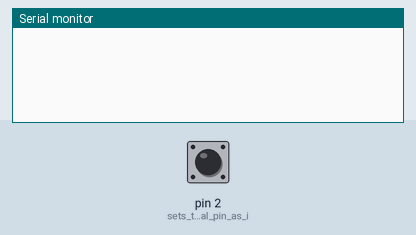
Bench run of a sketch on a simulated Arduino Uno, built with avr-gcc and run on an emulated ATmega328P. Parts: the last lines printed to the serial monitor. The inputs (shaded band) are chosen by the test bench; at power-on: pin 2 (sets_the_digital_pin_as_i) HIGH.

Above: at 1.2 s.
1.3 s: pin 2 (sets_the_digital_pin_as_i) pulled LOW for 1 s
At 3.9 s:
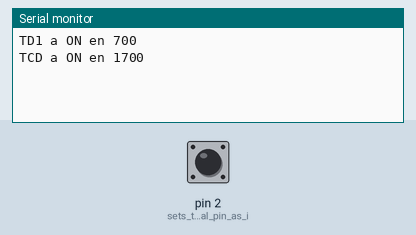
4.5 s: pin 2 (sets_the_digital_pin_as_i) pulled LOW for 3.2 s
At 7.4 s:
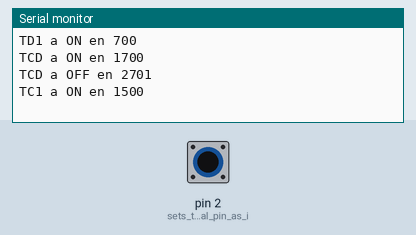
9.2 s: pin 2 (sets_the_digital_pin_as_i) pulled LOW for 0.15 s
At 10.4 s:
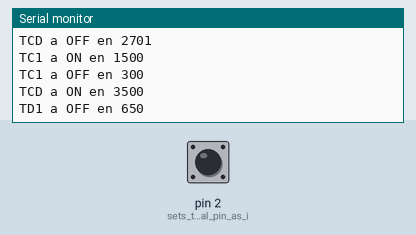

Measured:
- after the input at 1.3 s, the serial monitor: prints a new line after 0.70 s (image 1)
- after the input at 4.5 s, the serial monitor: prints a new line after 0.50 s (image 2)
- after the input at 9.2 s, the serial monitor: prints a new line after 0.80 s (image 3)

The sketch:

Example1.ino
```cpp
// THIS EXAMPLE SHOWS HOW TO "FILTER" A DIGITAL INPUT, NOT CONSIDERING IT HIGH
// UNTIL IT HAS BEEN HIGH FOR 200 CYCLES. THIS CAN BE VERY USEFULL TO DISCARD
// JITTER OR NOISE IN THE INPUTS.

#include <PLCTimer.h>

PLCTimer TC1(TEMP_CON);
PLCTimer TC2(TEMP_CON);
PLCTimer TD1(TEMP_DESCON);
PLCTimer TCD1(TEMP_CON_DESCON);

void setup()
{
  Serial.begin(9600);
   TC1.Delay  = 2;
   TC2.Delay  = 5;
   TD1.Delay  = 3;
   TCD1.Delay  = 5;

  pinMode(2, INPUT);       // sets the digital pin as input
  digitalWrite(2, HIGH);   // turn on pullup resistors

   cli();//stop interrupts
  // TIMER 1 CONFIGURATION FOR INTERRUPTING EACH SECOND (1Hz)
  //set timer1 interrupt at 1Hz
  TCCR1A = 0;// set entire TCCR1A register to 0
  TCCR1B = 0;// same for TCCR1B
  TCNT1  = 0;//initialize counter value to 0
  // set compare match register for 1hz increments
  OCR1A = 15624;// = (16*10^6) / (1*1024) - 1 (must be <65536)
  // turn on CTC mode
  TCCR1B |= (1 << WGM12);
  // Set CS10 and CS12 bits for 1024 prescaler
  TCCR1B |= (1 << CS12) | (1 << CS10);
  sei();//allow interrupts

  enable_T1_interrupt();
}

void enable_T1_interrupt()
{
  // enable timer compare interrupt
  TIMSK1 |= (1 << OCIE1A);
}
void disable_T1_interrupt()
{
  // disables timer compare interrupt
  TIMSK1 &= (0 << OCIE1A);
}

ISR(TIMER1_COMPA_vect)    // interrupcion del timer 1
{
  TC1.Execute();
  TC2.Execute();
  TCD1.Execute();
  TD1.Execute();
}


void loop()
{
  static boolean TC1_ant  = false;
  static boolean TC2_ant  = false;
  static boolean TCD1_ant  = false;
  static boolean TD1_ant  = false;
  static boolean in_ant = true;
  static unsigned long mseg_act, mseg_des;

  TC1.In     = (digitalRead(2)==LOW);
  TC2.In     = (digitalRead(2)==LOW);
  TD1.In     = (digitalRead(2)==LOW);
  TCD1.In     = (digitalRead(2)==LOW);

  if ((digitalRead(2)==LOW) && (in_ant))
  {
    mseg_act  = millis();
  }
  if ((digitalRead(2)==HIGH) && (!in_ant))
  {
    mseg_des  = millis();
  }
  in_ant  = digitalRead(2);

  if ((TC1.OUT)&&(!TC1_ant))
  {
     Serial.print("TC1 a ON en ");
     Serial.print(millis()-mseg_act);
     Serial.println();
  }
  if ((!TC1.OUT)&&(TC1_ant))
  {
     Serial.print("TC1 a OFF en ");
     Serial.print(millis()-mseg_des);
     Serial.println();
  }

  if ((TC2.OUT)&&(!TC2_ant))
  {
     Serial.print("TC2 a ON en ");
     Serial.print(millis()-mseg_act);
     Serial.println();
  }
  if ((!TC2.OUT)&&(TC2_ant))
  {
     Serial.print("TC2 a OFF en ");
     Serial.print(millis()-mseg_des);
     Serial.println();
  }

  if ((TCD1.OUT)&&(TCD1.OUT!=TCD1_ant))
  {
     Serial.print("TCD a ON en ");
     Serial.print(millis()-mseg_act);
     Serial.println();
  }
  if ((!TCD1.OUT)&&(TCD1.OUT!=TCD1_ant))
  {
     Serial.print("TCD a OFF en ");
     Serial.print(millis()-mseg_des);
     Serial.println();
  }

  if ((TD1.OUT)&&(!TD1_ant))
  {
     Serial.print("TD1 a ON en ");
     Serial.print(millis()-mseg_act);
     Serial.println();
  }
  if ((!TD1.OUT)&&(TD1_ant))
  {
     Serial.print("TD1 a OFF en ");
     Serial.print(millis()-mseg_des);
     Serial.println();
  }

  TC1_ant  = TC1.OUT;
  TC2_ant  = TC2.OUT;
  TCD1_ant = TCD1.OUT;
  TD1_ant  = TD1.OUT;
//
}
```
